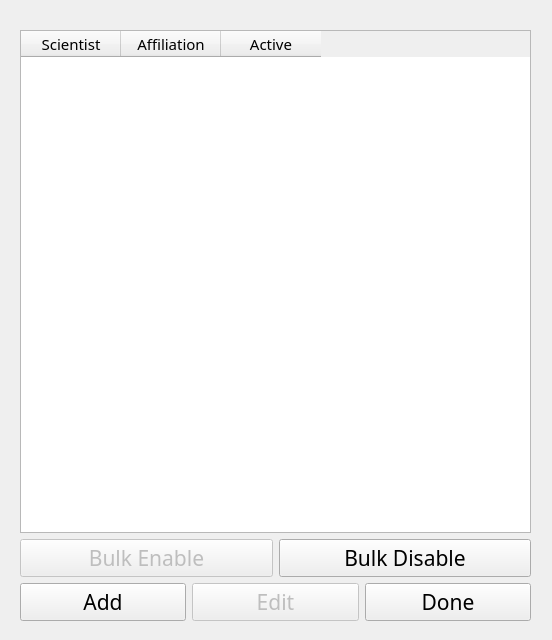
<?xml version="1.0" encoding="UTF-8"?>
<ui version="4.0">
 <class>PersonnelDlg</class>
 <widget class="QDialog" name="PersonnelDlg">
  <property name="geometry">
   <rect>
    <x>0</x>
    <y>0</y>
    <width>552</width>
    <height>640</height>
   </rect>
  </property>
  <property name="windowTitle">
   <string>Dialog</string>
  </property>
  <widget class="QWidget" name="verticalLayoutWidget">
   <property name="geometry">
    <rect>
     <x>20</x>
     <y>30</y>
     <width>511</width>
     <height>591</height>
    </rect>
   </property>
   <layout class="QVBoxLayout" name="verticalLayout">
    <item>
     <widget class="QTableWidget" name="personnelTable">
      <property name="font">
       <font>
        <family>Arial Black</family>
        <pointsize>11</pointsize>
       </font>
      </property>
      <property name="editTriggers">
       <set>QAbstractItemView::NoEditTriggers</set>
      </property>
      <property name="selectionBehavior">
       <enum>QAbstractItemView::SelectRows</enum>
      </property>
      <column>
       <property name="text">
        <string>Scientist</string>
       </property>
      </column>
      <column>
       <property name="text">
        <string>Affiliation</string>
       </property>
      </column>
      <column>
       <property name="text">
        <string>Active</string>
       </property>
      </column>
     </widget>
    </item>
    <item>
     <layout class="QHBoxLayout" name="horizontalLayout_2">
      <item>
       <widget class="QPushButton" name="bulkEnableBtn">
        <property name="enabled">
         <bool>false</bool>
        </property>
        <property name="font">
         <font>
          <family>Arial Black</family>
          <pointsize>16</pointsize>
         </font>
        </property>
        <property name="text">
         <string>Bulk Enable</string>
        </property>
       </widget>
      </item>
      <item>
       <widget class="QPushButton" name="bulkDisableBtn">
        <property name="enabled">
         <bool>true</bool>
        </property>
        <property name="font">
         <font>
          <family>Arial Black</family>
          <pointsize>16</pointsize>
         </font>
        </property>
        <property name="text">
         <string>Bulk Disable</string>
        </property>
       </widget>
      </item>
     </layout>
    </item>
    <item>
     <layout class="QHBoxLayout" name="horizontalLayout">
      <item>
       <widget class="QPushButton" name="addBtn">
        <property name="font">
         <font>
          <family>Arial Black</family>
          <pointsize>16</pointsize>
         </font>
        </property>
        <property name="text">
         <string>Add</string>
        </property>
       </widget>
      </item>
      <item>
       <widget class="QPushButton" name="editBtn">
        <property name="enabled">
         <bool>false</bool>
        </property>
        <property name="font">
         <font>
          <family>Arial Black</family>
          <pointsize>16</pointsize>
         </font>
        </property>
        <property name="text">
         <string>Edit</string>
        </property>
       </widget>
      </item>
      <item>
       <widget class="QPushButton" name="doneBtn">
        <property name="font">
         <font>
          <family>Arial Black</family>
          <pointsize>16</pointsize>
         </font>
        </property>
        <property name="text">
         <string>Done</string>
        </property>
       </widget>
      </item>
     </layout>
    </item>
   </layout>
  </widget>
 </widget>
 <resources/>
 <connections/>
</ui>
